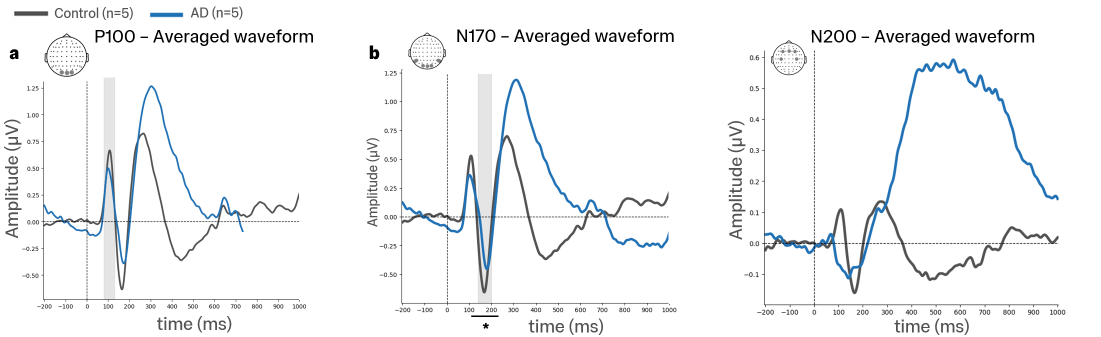
#> input picture Bootstrap Peak Decoding Latency Distribution.png, 2201 x 674 px, given in place of 34.jpg, which was not available (shown at 1/2 size)
$ jupyter execute occluded_imgs.ipynb   (text cells are left out)
#> lines starting #> are read from the running program, lines starting #| are printed output that depends on the picture; pictures that were not available may be replaced by others from this repository, and a replacement may not be noted
[cell 1]
import os
import cv2
import numpy as np
from glob import glob

# Weber contrast function
# [30 lines left out: functions weber_contrast, blend_image, not called in this run]

# Input and output folders
input_folder = os.path.join("data", "stim_EEG")
output_folder = os.path.join("data", "stim_EEG_pixel")
os.makedirs(output_folder, exist_ok=True)

# Block sizes and occlusion percentages
block_sizes = [8, 16, 32]
occlusion_levels = [30, 70]  # 30% and 70% occlusion

# Load images
image_paths = glob(os.path.join(input_folder, "*.jpg"))

for img_path in image_paths:
    img = cv2.imread(img_path)
    img_name = os.path.basename(img_path).split('.')[0]

    original_contrast = weber_contrast(img)
    print(f"Original Weber Contrast ({img_name}): {original_contrast:.4f}")

    # Randomly assign different block sizes to each occlusion level (30% and 70%) for this image
    occlusion_block_sizes = {occlusion: np.random.choice(block_sizes) for occlusion in occlusion_levels}

    # Loop over occlusion levels
    for occlusion in occlusion_levels:
        block_size = occlusion_block_sizes[occlusion]  # Get randomly selected block size for this occlusion level

        blended_img = blend_image(img, block_size, occlusion)
        blended_contrast = weber_contrast(blended_img)

        # Save the image with random block size and occlusion level
        save_path = os.path.join(output_folder, f"{img_name}_block{block_size}_occ{occlusion}.jpg")
        cv2.imwrite(save_path, blended_img)
        print(f"Saved blended image: {save_path} | Weber Contrast: {blended_contrast:.4f}")

[cell 2]
import pandas as pd

# Define the folder containing your images

relative_folder = "./stim_eeg"

# Initialize a list to store image details
image_data = []

# Loop through the images in the folder
for idx, filename in enumerate(sorted(os.listdir(output_folder))):
    if filename.endswith((".png", ".jpg", ".jpeg")):  # Adjust extensions if needed
        image_path = os.path.join(relative_folder, filename)
        condition = "exp"
        image_nr = idx + 1
        category_nr = image_nr

        # Append to list
        image_data.append([image_path, condition, image_nr, category_nr])

# Create a DataFrame
df = pd.DataFrame(image_data, columns=["image_path", "condition", "image_nr", "category_nr"])

# Save as CSV
csv_path = os.path.join(output_folder, "image_paths_eeg.csv")
df.to_csv(csv_path, index=False)

print(f"CSV file saved at: {csv_path}")

[cell 3]
import os
import cv2
import numpy as np
from glob import glob

# Weber contrast function
# [26 lines left out: functions weber_contrast, occlude_image, not called in this run]

# Input and output folders
input_folder = r"C:\Users\victo\Desktop\MRes\25MResButler\250129pilot\stim_EEG"
output_folder = r"C:\Users\victo\Desktop\MRes\25MResButler\250129pilot\stim_EEG3"
os.makedirs(output_folder, exist_ok=True)

# Block sizes and occlusion percentages
block_sizes = [8, 16, 32]
occlusion_levels = [30, 70]  # 30% and 70% occlusion

# Load images
image_paths = glob(os.path.join(input_folder, "*.jpg"))

for img_path in image_paths:
    img = cv2.imread(img_path)
    img_name = os.path.basename(img_path).split('.')[0]

    original_contrast = weber_contrast(img)
    print(f"Original Weber Contrast ({img_name}): {original_contrast:.4f}")

    # Randomly assign different block sizes to each occlusion level (30% and 70%) for this image
    occlusion_block_sizes = {occlusion: np.random.choice(block_sizes) for occlusion in occlusion_levels}

    # Loop over occlusion levels
    for occlusion in occlusion_levels:
        block_size = occlusion_block_sizes[occlusion]  # Get randomly selected block size for this occlusion level

        occluded_img = occlude_image(img, block_size, occlusion)
        occluded_contrast = weber_contrast(occluded_img)

        # Save the image with random block size and occlusion level
        save_path = os.path.join(output_folder, f"{img_name}_block{block_size}_occ{occlusion}.jpg")
        cv2.imwrite(save_path, occluded_img)
        print(f"Saved occluded image: {save_path} | Weber Contrast: {occluded_contrast:.4f}")

[cell 4]
import os
from PIL import Image
import cv2
import numpy as np
import matplotlib.pyplot as plt
from skimage.measure import entropy
from skimage.morphology import disk
import cv2

def check_pixelation_level(image_path):
    """Detects the block size of a pixelated image by comparing sharpness at different scales."""
    img = Image.open(image_path)
#> img is the input picture: PIL image 2201x674 RGBA; mean R, G, B, A 244.7, 245.7, 246.6, 255
    width, height = img.size
#> width = 2201; height = 674
    print(f"Image Size: {width}x{height}")
#| Image Size: 2201x674

def analyse_frequency(image_path):
    """Performs FFT to analyze the frequency content of an image."""
    img = cv2.imread(image_path, cv2.IMREAD_GRAYSCALE)
    f = np.fft.fft2(img)
    fshift = np.fft.fftshift(f)
    magnitude_spectrum = 20 * np.log(np.abs(fshift))

    plt.figure(figsize=(6,6))
    plt.imshow(magnitude_spectrum, cmap='gray')
    plt.title("Frequency Spectrum")
    plt.show()

def detect_edges(image_path):
    """Applies Canny edge detection to observe sharpness levels."""
    img = cv2.imread(image_path, cv2.IMREAD_GRAYSCALE)
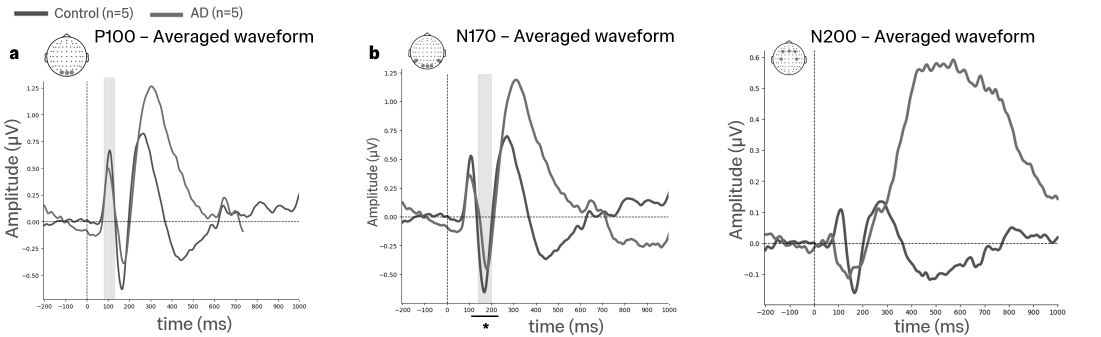
#> img: shape (674, 2201) (shown at 1/2 size); min 0, max 255, mean 245.6
    edges = cv2.Canny(img, 50, 150)
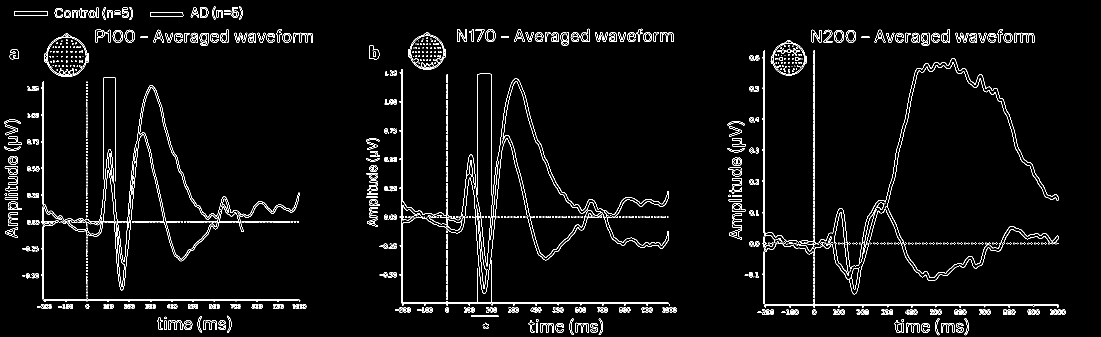
#> edges: shape (674, 2201) (shown at 1/2 size); 3.5% white in thin lines or dots

    plt.figure(figsize=(6,6))
    plt.imshow(edges, cmap='gray')
    plt.title("Edge Detection")
    plt.show()

# [8 lines left out: function calculate_entropy, not called in this run]

[cell 5]
check_pixelation_level(r"C:\Users\victo\Desktop\MRes\25MResButler\250129pilot\stim_EEG\34.jpg")
detect_edges(r"C:\Users\victo\Desktop\MRes\25MResButler\250129pilot\stim_EEG\34.jpg")
analyse_frequency(r"C:\Users\victo\Desktop\MRes\25MResButler\250129pilot\stim_EEG\34.jpg")
#> in analyse_frequency, `magnitude_spectrum = 20 * np.log(np.abs(fshift))`:
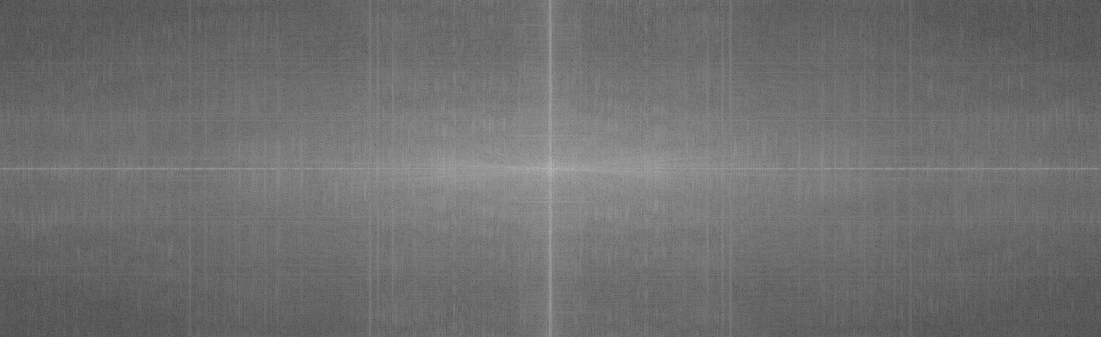
#> magnitude_spectrum: shape (674, 2201) float64 (shown at 1/2 size); min 21.39, max 394.3, mean 183.9; drawn with min black and max white
